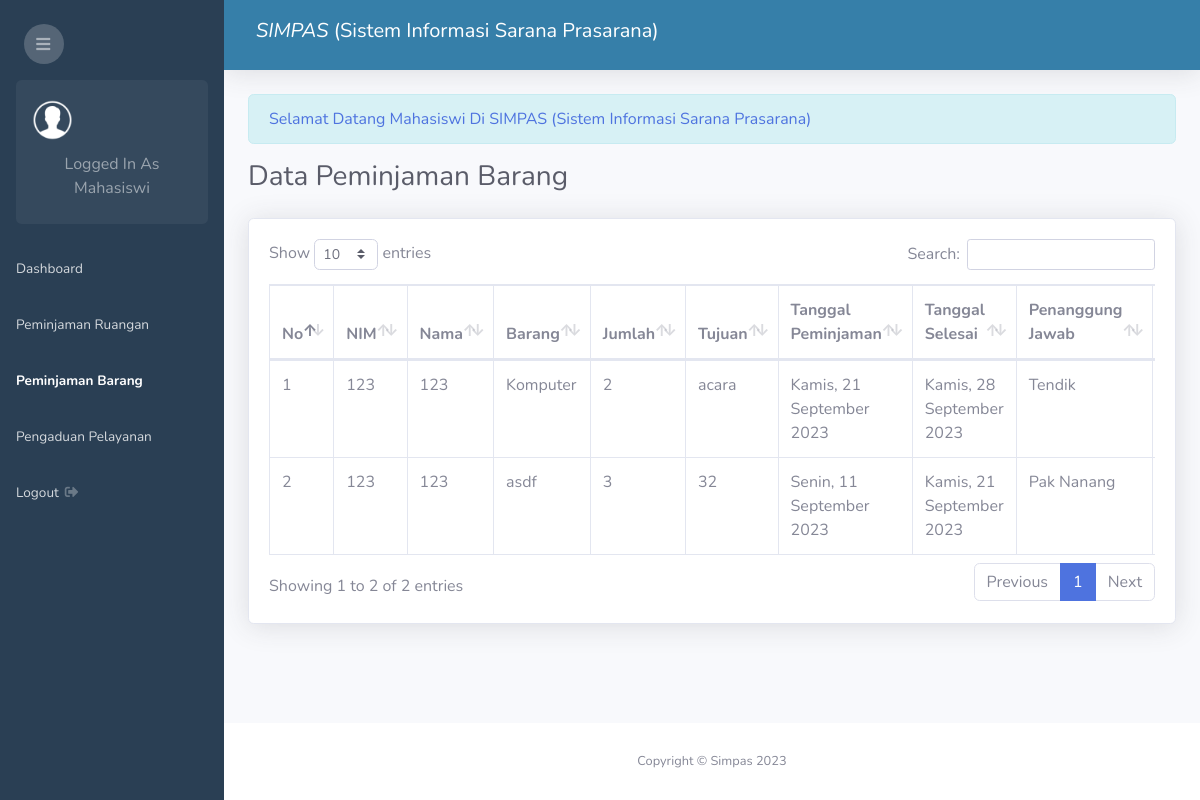
/admin.php?page=peminjaman-barang (signed in), run on the app's committed database.
### tables this page shows
CREATE TABLE `peminjaman_barang` (
  `id_peminjaman_barang` int(11) NOT NULL,
  `mahasiswa_id` int(11) NOT NULL,
  `barang_kd` varchar(25) NOT NULL,
  `jumlah_barang` int(11) NOT NULL,
  `tujuan` text NOT NULL,
  `tanggal_peminjaman` date NOT NULL,
  `tanggal_selesai` date NOT NULL,
  `status` enum('Returned','Approved','Disapproved','Pending') DEFAULT 'Pending',
  `pj` varchar(100) DEFAULT NULL,
  `created_at` timestamp NOT NULL DEFAULT current_timestamp(),
  `user_id` int(11) DEFAULT NULL
);

CREATE TABLE `mahasiswa` (
  `id_mahasiswa` int(11) NOT NULL,
  `nama_mahasiswa` varchar(200) NOT NULL,
  `nim` varchar(50) NOT NULL,
  `semester` int(11) NOT NULL,
  `prodi` varchar(100) NOT NULL,
  `password` varchar(100) NOT NULL
);

CREATE TABLE `barang` (
  `kd_barang` varchar(25) NOT NULL,
  `nama_barang` varchar(100) NOT NULL,
  `kategori_id` int(11) NOT NULL,
  `merek` varchar(100) NOT NULL,
  `spesifikasi` varchar(100) NOT NULL,
  `lokasi` varchar(100) NOT NULL,
  `status_barang` varchar(50) NOT NULL,
  `total` int(11) NOT NULL
);

### date_formatter.php (called while the page is built, shortened)
<?php
function formatDateIndonesia2($timestamp) {
    $dateTime = new DateTime($timestamp);
    $formattedDate = $dateTime->format('l, d F Y');
    $dayTranslation = [
        'Monday'    => 'Senin',
        'Tuesday'   => 'Selasa',
        'Wednesday' => 'Rabu',
        'Thursday'  => 'Kamis',
        'Friday'    => 'Jumat',
        'Saturday'  => 'Sabtu',
        'Sunday'    => 'Minggu',
    ];
    $monthTranslation = [
        'January'   => 'Januari',
        'February'  => 'Februari',
        'March'     => 'Maret',
        'April'     => 'April',
        'May'       => 'Mei',
        'June'      => 'Juni',
        'July'      => 'Juli',
        'August'    => 'Agustus',
        'September' => 'September',
        'October'   => 'Oktober',
        'November'  => 'November',
        'December'  => 'Desember',
    ];
    foreach ($dayTranslation as $en => $id) {
        $formattedDate = str_replace($en, $id, $formattedDate);
    }
    foreach ($monthTranslation as $en => $id) {
        $formattedDate = str_replace($en, $id, $formattedDate);
    }
    return $formattedDate;
}
?>

### peminjaman_barang/index.php (the view, shortened to what this page needs)
<?php require 'date_formatter.php'; ?>
<div class="d-sm-flex align-items-center justify-content-between mb-4">
    <h1 class="h3 mb-0 text-gray-800">Data Peminjaman Barang</h1>
</div>
<div class="card shadow mb-4">
    <div class="card-body">
        <div class="table-responsive">
            <?php if($_SESSION['level'] == 'user') { ?>
            <table class="table table-bordered" id="dataTable" width="100%" cellspacing="0">
                <thead>
                    <tr>
                        <th>No</th>
                        <th>Barang</th>
                        <th>Jumlah</th>
                        <th>Tujuan</th>
                        <th>Tanggal Peminjaman</th>
                        <th>Tanggal Selesai</th>
                        <th>Penanggung Jawab</th>
                        <th>Status</th>
                        <th>Aksi</th>
                    </tr>
                </thead>
                <tbody>
                <?php
                    $id_mahasiswa = $_SESSION['id'];
                    $no = 1;
                    $sql = mysqli_query($conn, "SELECT * FROM peminjaman_barang LEFT JOIN barang ON peminjaman_barang.barang_kd = barang.kd_barang WHERE mahasiswa_id = '$id_mahasiswa' ORDER BY id_peminjaman_barang DESC");
                    while($row = mysqli_fetch_assoc($sql)){
                ?>
                <tr>
                    <td><?php echo $no++ ?></td>
                    <td><?php echo $row['nama_barang'] == '' ? '-' : $row['nama_barang']; ?></td>
                    <td><?php echo $row['jumlah_barang'] ?></td>
                    <td><?php echo $row['tujuan'] ?></td>
                    <td><?php echo formatDateIndonesia2($row['tanggal_peminjaman']) ?></td>
                    <td><?php echo formatDateIndonesia2($row['tanggal_selesai']) ?></td>
                    <td><?php echo $row['pj'] ?></td>
                    <td>
                        <?php if($row['status'] == "Pending"){ ?>
                            <span class="badge badge-warning"><?php echo $row['status'] ?></span>
                        <?php } elseif($row['status'] == "Disapproved") { ?>
                            <span class="badge badge-danger"><?php echo $row['status'] ?></span>
                        <?php } elseif($row['status'] == "Approved") { ?>
                            <span class="badge badge-success"><?php echo $row['status'] ?></span>
                        <?php } else { ?>
                            <span class="badge badge-primary"><?php echo $row['status'] ?></span>
                        <?php } ?>
                    </td>
                    <td>
                        <a class="btn btn-sm btn-primary" href="admin.php?page=view-peminjaman-barang&id=<?php echo $row['id_peminjaman_barang'] ?>">View</a>
                    </td>
                </tr>
                <?php } ?>
                </tbody>
            </table>
            <?php }else{ ?>
                <table class="table table-bordered" id="dataTable" width="100%" cellspacing="0">
                <thead>
                    <tr>
                        <th>No</th>
                        <th>NIM</th>
                        <th>Nama</th>
                        <th>Barang</th>
                        <th>Jumlah</th>
                        <th>Tujuan</th>
                        <th>Tanggal Peminjaman</th>
                        <th>Tanggal Selesai</th>
                        <th>Penanggung Jawab</th>
                    </tr>
                </thead>
                <tbody>
                <?php
                    $no = 1;
                    $sql = mysqli_query($conn, "SELECT * FROM peminjaman_barang LEFT JOIN barang ON peminjaman_barang.barang_kd = barang.kd_barang LEFT JOIN mahasiswa ON peminjaman_barang.mahasiswa_id = mahasiswa.id_mahasiswa ORDER BY peminjaman_barang.id_peminjaman_barang DESC");
                    while($row = mysqli_fetch_assoc($sql)){
                ?>
                <tr>
                    <td><?php echo $no++ ?></td>
                    <td><?php echo $row['nim'] == '' ? '-' : $row['nim']; ?></td>
                    <td><?php echo $row['nama_mahasiswa'] == '' ? '-' : $row['nama_mahasiswa']; ?></td>
                    <td><?php echo $row['nama_barang'] == '' ? '-' : $row['nama_barang']; ?></td>
                    <td><?php echo $row['jumlah_barang'] ?></td>
                    <td><?php echo $row['tujuan'] ?></td>
                    <td><?php echo formatDateIndonesia2($row['tanggal_peminjaman']) ?></td>
                    <td><?php echo formatDateIndonesia2($row['tanggal_selesai']) ?></td>
                    <td><?php echo $row['pj'] ?></td>
                </tr>
                <?php } ?>
                </tbody>
            </table>
            <?php } ?>
        </div>
    </div>
</div>

### data on the page
peminjaman_barang: mahasiswa.nim "123", mahasiswa.nama_mahasiswa "123", barang.nama_barang "Komputer", jumlah_barang "2", tujuan "acara", tanggal_peminjaman "Kamis, 21 September 2023", tanggal_selesai "Kamis, 28 September 2023", pj "Tendik"
peminjaman_barang: mahasiswa.nim "123", mahasiswa.nama_mahasiswa "123", barang.nama_barang "asdf", jumlah_barang "3", tujuan "32", tanggal_peminjaman "Senin, 11 September 2023", tanggal_selesai "Kamis, 21 September 2023", pj "Pak Nanang"

### other printed values
$_SESSION['level'] "Mahasiswi"
